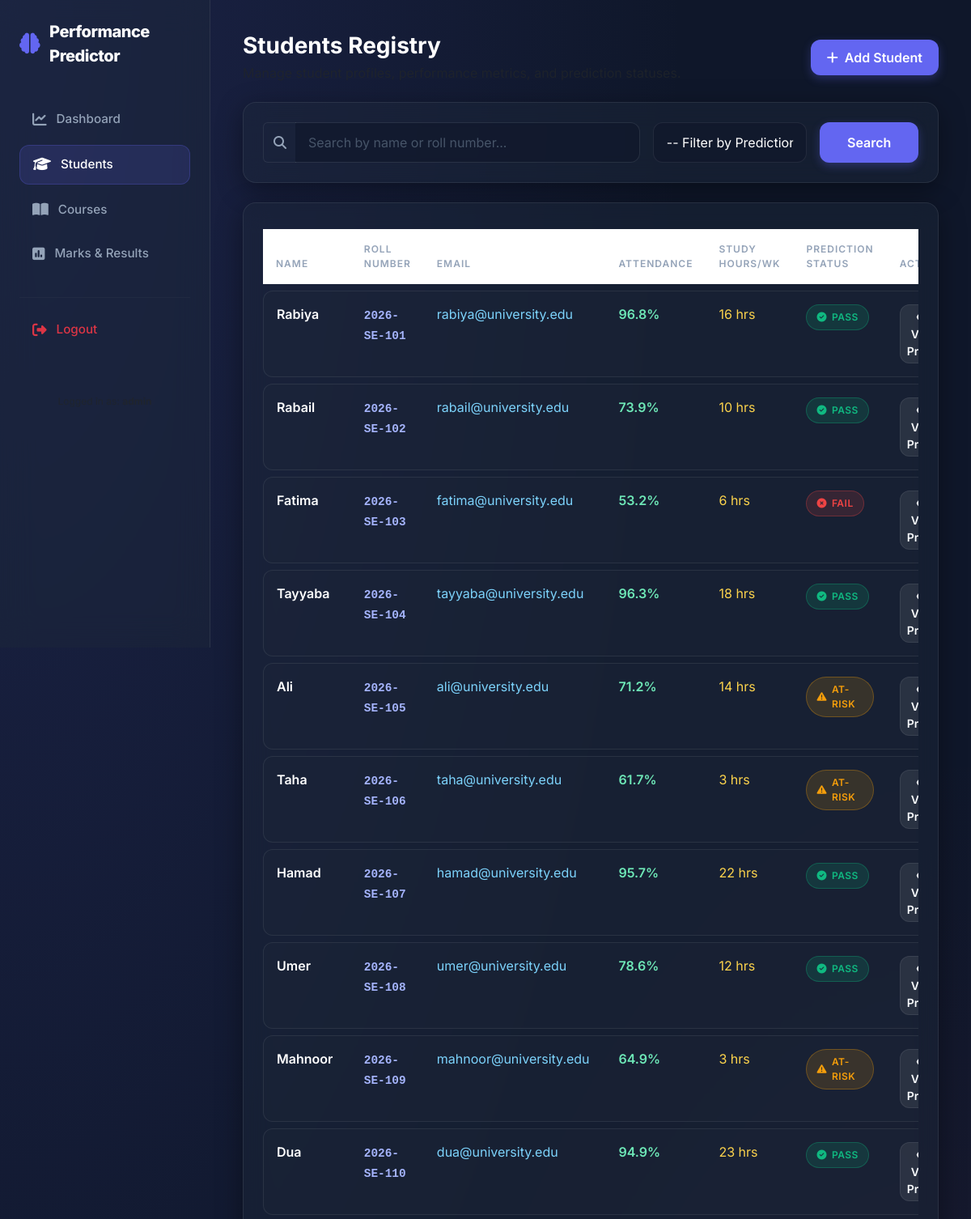
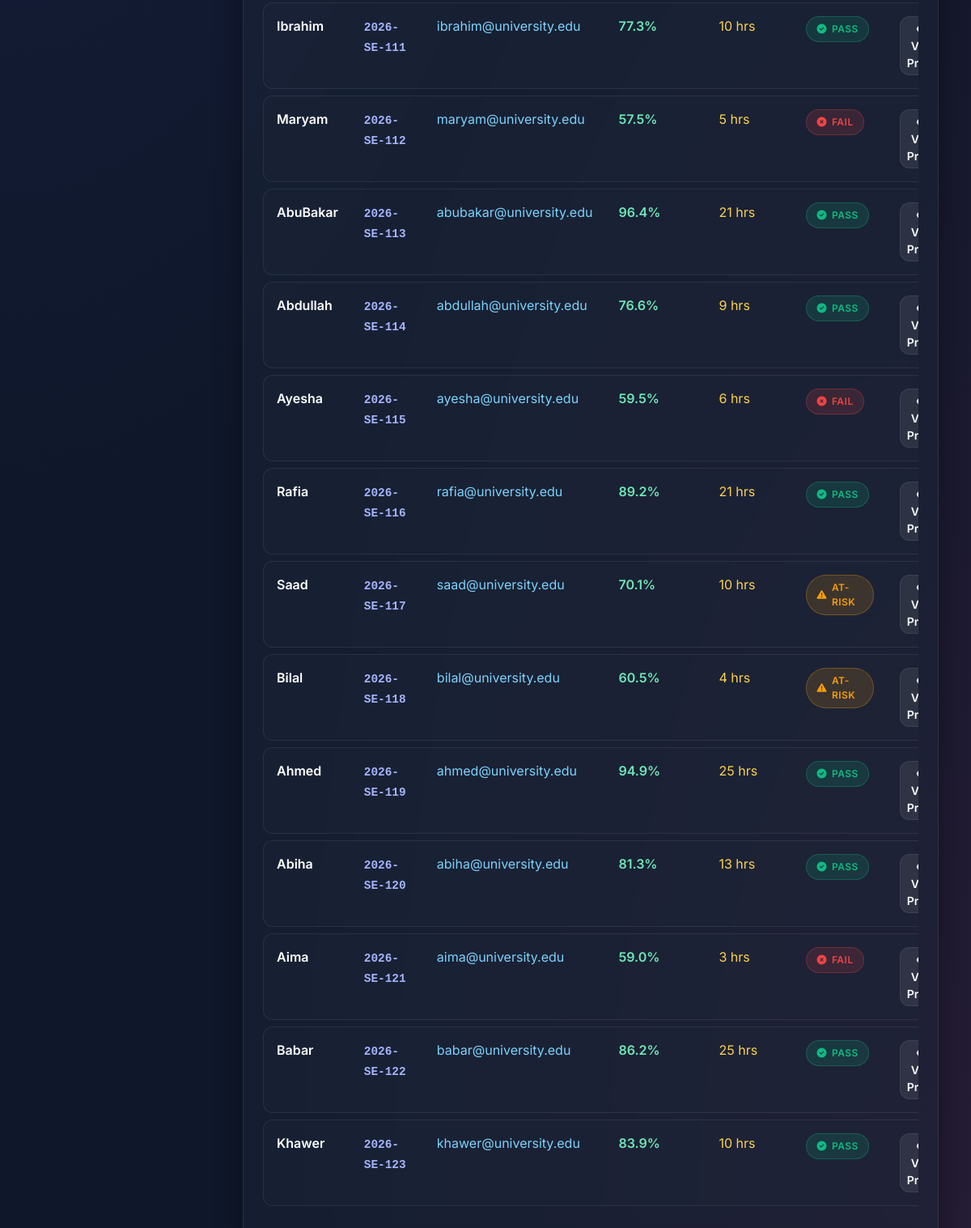
The app's page /students/ (signed in) with its own data (2 pictures, top to bottom).
### students/models.py (models this page shows, shortened)
class Student(models.Model):
    STATUS_CHOICES = [
        ('Pass', 'Pass'),
        ('At-Risk', 'At-Risk'),
        ('Fail', 'Fail'),
        ('Not Predicted', 'Not Predicted'),
    ]
    name = models.CharField(max_length=100)
    roll_no = models.CharField(max_length=20, unique=True)
    email = models.EmailField()
    attendance_pct = models.FloatField(default=80.0, help_text="Attendance percentage (0-100)")
    study_hours_per_week = models.IntegerField(default=10, help_text="Weekly study hours")
    predicted_status = models.CharField(max_length=20, choices=STATUS_CHOICES, default='Not Predicted')
    prediction_confidence = models.FloatField(default=0.0, help_text="Confidence percentage (0-100)")
    prediction_date = models.DateTimeField(null=True, blank=True)

### students/views.py (the view)
# urls.py: path('', views.student_list, name='student_list'),
@login_required
def student_list(request):
    query = request.GET.get('q', '')
    status_filter = request.GET.get('status', '')
    students = Student.objects.all()
    if query:
        students = students.filter(name__icontains=query) | students.filter(roll_no__icontains=query)
    if status_filter:
        students = students.filter(predicted_status=status_filter)
    context = {
        'students': students,
        'q': query,
        'status_filter': status_filter
    }
    return render(request, 'students/student_list.html', context)

### templates/students/student_list.html (shortened to what this page needs)
{% extends 'base.html' %}
{% block content %}
<div class="d-flex justify-content-between align-items-center mb-4">
    <div>
        <h1 class="fw-bold h3 mb-1 text-white">Students Registry</h1>
        <p class="text-muted mb-0">Manage student profiles, performance metrics, and prediction statuses.</p>
    </div>
    <a href="{% url 'student_add' %}" class="btn btn-primary-custom">
        <i class="fa-solid fa-plus me-2"></i>Add Student
    </a>
</div>
<div class="glass-card p-4 mb-4">
    <form method="GET" action="{% url 'student_list' %}" class="row g-3">
        <div class="col-md-6 col-lg-7">
            <div class="input-group">
                <span class="input-group-text bg-transparent border-end-0" style="border-color: var(--border-color); color: var(--text-muted);">
                    <i class="fa-solid fa-magnifying-glass"></i>
                </span>
                <input type="text" name="q" value="{{ q }}" class="form-control border-start-0" placeholder="Search by name or roll number...">
            </div>
        </div>
        <div class="col-md-4 col-lg-3">
            <select name="status" class="form-select">
                <option value="">-- Filter by Prediction --</option>
            </select>
        </div>
        <div class="col-md-2 col-lg-2 d-flex gap-2">
            <button type="submit" class="btn btn-primary-custom w-100">Search</button>
        </div>
    </form>
</div>
<div class="glass-card p-4">
    <div class="table-responsive">
        {% if students %}
            <table class="table table-custom">
                <thead>
                    <tr>
                        <th>Name</th>
                        <th>Roll Number</th>
                        <th>Email</th>
                        <th>Attendance</th>
                        <th>Study Hours/Wk</th>
                        <th>Prediction Status</th>
                        <th>Actions</th>
                    </tr>
                </thead>
                <tbody>
                    {% for student in students %}
                        <tr>
                            <td class="text-white fw-semibold">{{ student.name }}</td>
                            <td><span style="color:#a5b4fc; font-weight:600; font-family:monospace; font-size:0.9rem;">{{ student.roll_no }}</span></td>
                            <td><span style="color:#7dd3fc;">{{ student.email }}</span></td>
                            <td><span style="color:#6ee7b7; font-weight:600;">{{ student.attendance_pct }}%</span></td>
                            <td><span style="color:#fcd34d;">{{ student.study_hours_per_week }} hrs</span></td>
                            <td>
                                {% if student.predicted_status == 'Pass' %}
                                    <span class="badge-status badge-pass"><i class="fa-solid fa-circle-check"></i>Pass</span>
                                {% elif student.predicted_status == 'At-Risk' %}
                                    <span class="badge-status badge-risk"><i class="fa-solid fa-triangle-exclamation"></i>At-Risk</span>
                                {% elif student.predicted_status == 'Fail' %}
                                    <span class="badge-status badge-fail"><i class="fa-solid fa-circle-xmark"></i>Fail</span>
                                {% else %}
                                    <span class="badge-status badge-unpredicted"><i class="fa-solid fa-circle-question"></i>Not Predicted</span>
                                {% endif %}
                            </td>
                            <td>
                                <div class="d-flex gap-2">
                                    <a href="{% url 'student_detail' student.pk %}" class="btn btn-secondary-custom btn-sm py-1 px-2">
                                        <i class="fa-solid fa-eye me-1"></i>View Profile
                                    </a>
                                </div>
                            </td>
                        </tr>
                    {% endfor %}
                </tbody>
            </table>
        {% else %}
            <div class="text-center text-muted py-5">
                <i class="fa-solid fa-users fs-1 mb-3 text-secondary"></i>
                <p class="mb-0">No students found matching the filters.</p>
            </div>
        {% endif %}
    </div>
</div>
{% endblock %}

### templates/base.html (shortened to what this page needs)
<!DOCTYPE html>
<html lang="en">
<head>
    <link href="https://cdn.jsdelivr.net/npm/bootstrap@5.3.0/dist/css/bootstrap.min.css" rel="stylesheet">
    <link href="https://cdnjs.cloudflare.com/ajax/libs/font-awesome/6.4.0/css/all.min.css" rel="stylesheet">
</head>
<body>
    {% if user.is_authenticated %}
    <div class="sidebar">
        <div class="sidebar-brand">
            <i class="fa-solid fa-brain"></i>
            <span>Performance Predictor</span>
        </div>
        <ul class="nav-menu">
            <li class="nav-item">
                <a href="{% url 'dashboard' %}" class="nav-link-custom {% if request.resolver_match.url_name == 'dashboard' %}active{% endif %}">
                    <i class="fa-solid fa-chart-line"></i>
                    <span>Dashboard</span>
                </a>
            </li>
            <li class="nav-item">
                <a href="{% url 'student_list' %}" class="nav-link-custom {% if 'student' in request.path %}active{% endif %}">
                    <i class="fa-solid fa-graduation-cap"></i>
                    <span>Students</span>
                </a>
            </li>
            <li class="nav-item">
                <a href="{% url 'course_list' %}" class="nav-link-custom {% if 'course' in request.path %}active{% endif %}">
                    <i class="fa-solid fa-book-open"></i>
                    <span>Courses</span>
                </a>
            </li>
            <li class="nav-item">
                <a href="{% url 'result_list' %}" class="nav-link-custom {% if 'result' in request.path %}active{% endif %}">
                    <i class="fa-solid fa-square-poll-vertical"></i>
                    <span>Marks & Results</span>
                </a>
            </li>
            <li class="nav-item" style="margin-top: 30px;">
                <hr style="border-color: rgba(255,255,255,0.1)">
            </li>
            <li class="nav-item">
                <a href="{% url 'logout' %}" class="nav-link-custom text-danger">
                    <i class="fa-solid fa-right-from-bracket"></i>
                    <span>Logout</span>
                </a>
            </li>
        </ul>
        <div class="mt-auto pt-5 text-center text-muted" style="font-size: 0.75rem;">
            <span>Logged in as: <b>{{ user.username }}</b></span>
        </div>
    </div>
    {% endif %}
    <div class="{% if user.is_authenticated %}main-wrapper{% else %}container-fluid d-flex align-items-center justify-content-center min-vh-100{% endif %}">
        {% block content %}
        {% endblock %}
    </div>
</body>
</html>

### templates/base.html (style rules this page uses)
:root { --bg-color: #0f172a; --sidebar-bg: rgba(30, 41, 59, 0.45); --card-bg: rgba(30, 41, 59, 0.45); --accent-primary: #6366f1; --accent-primary-hover: #4f46e5; --text-main: #f8fafc; --text-muted: #94a3b8; --border-color: rgba(255, 255, 255, 0.08); --card-shadow: 0 8px 32px 0 rgba(0, 0, 0, 0.37); }
body { font-family: 'Inter', sans-serif; background-color: var(--bg-color); color: var(--text-main); min-height: 100vh; margin: 0; overflow-x: hidden; background-image: radial-gradient(at 0% 0%, rgba(99, 102, 241, 0.15) 0px, transparent 50%), radial-gradient(at 100% 100%, rgba(236, 72, 153, 0.1) 0px, transparent 50%); background-attachment: fixed; }
.glass-card { background: var(--card-bg); backdrop-filter: blur(16px); -webkit-backdrop-filter: blur(16px); border: 1px solid var(--border-color); border-radius: 16px; box-shadow: var(--card-shadow); color: var(--text-main); transition: transform 0.2s ease, box-shadow 0.2s ease; }
.sidebar { background: var(--sidebar-bg); backdrop-filter: blur(20px); -webkit-backdrop-filter: blur(20px); border-right: 1px solid var(--border-color); min-height: 100vh; position: fixed; top: 0; left: 0; width: 260px; padding: 24px; z-index: 100; transition: all 0.3s ease; }
.sidebar-brand { font-weight: 800; font-size: 1.25rem; letter-spacing: -0.5px; color: #fff; margin-bottom: 40px; display: flex; align-items: center; gap: 12px; }
.sidebar-brand i { color: var(--accent-primary); font-size: 1.6rem; }
.nav-menu { list-style: none; padding: 0; margin: 0; }
.nav-item { margin-bottom: 8px; }
.nav-link-custom { display: flex; align-items: center; gap: 12px; padding: 12px 16px; color: var(--text-muted); text-decoration: none; border-radius: 12px; font-weight: 500; font-size: 0.95rem; transition: all 0.25s ease; }
.nav-link-custom:hover, .nav-link-custom.active { background: rgba(99, 102, 241, 0.15); color: #fff; border: 1px solid rgba(99, 102, 241, 0.25); }
.nav-link-custom i { font-size: 1.1rem; transition: transform 0.2s ease; }
.main-wrapper { margin-left: 260px; padding: 40px; min-height: 100vh; transition: all 0.3s ease; }
.btn-primary-custom { background-color: var(--accent-primary); border: none; color: white; padding: 10px 20px; border-radius: 12px; font-weight: 600; transition: all 0.2s ease; box-shadow: 0 4px 12px rgba(99, 102, 241, 0.3); }
.btn-secondary-custom { background-color: rgba(255, 255, 255, 0.08); border: 1px solid var(--border-color); color: var(--text-main); padding: 10px 20px; border-radius: 12px; font-weight: 600; transition: all 0.2s ease; }
.form-control, .form-select { background-color: rgba(15, 23, 42, 0.6); border: 1px solid var(--border-color); color: #fff !important; border-radius: 12px; padding: 12px 16px; transition: all 0.2s ease; }
.form-control::placeholder { color: #475569; }
.table-custom { color: var(--text-main); border-collapse: separate; border-spacing: 0 8px; width: 100%; }
.table-custom th { border: none; color: var(--text-muted); font-weight: 600; text-transform: uppercase; font-size: 0.75rem; letter-spacing: 1px; padding: 16px; }
.table-custom tr { margin-bottom: 10px; }
.table-custom td { background: rgba(30, 41, 59, 0.3); border-top: 1px solid var(--border-color); border-bottom: 1px solid var(--border-color); padding: 16px; color: #e2e8f0; }
.table-custom td:first-child { border-left: 1px solid var(--border-color); border-top-left-radius: 12px; border-bottom-left-radius: 12px; }
.table-custom td:last-child { border-right: 1px solid var(--border-color); border-top-right-radius: 12px; border-bottom-right-radius: 12px; }
.badge-status { padding: 6px 12px; border-radius: 9999px; font-weight: 600; font-size: 0.75rem; text-transform: uppercase; letter-spacing: 0.5px; display: inline-flex; align-items: center; gap: 6px; }
.badge-pass { background: rgba(16, 185, 129, 0.15); color: #10b981; border: 1px solid rgba(16, 185, 129, 0.3); }
.badge-risk { background: rgba(245, 158, 11, 0.15); color: #f59e0b; border: 1px solid rgba(245, 158, 11, 0.3); }
.badge-fail { background: rgba(239, 68, 68, 0.15); color: #ef4444; border: 1px solid rgba(239, 68, 68, 0.3); }

### records on screen
Student: name "Rabiya", roll_no "2026-SE-101", email "rabiya@university.edu", attendance_pct "96.8", study_hours_per_week "16", predicted_status "Pass" (drawn)
Student: name "Rabail", roll_no "2026-SE-102", email "rabail@university.edu", attendance_pct "73.9", study_hours_per_week "10", predicted_status "Pass" (drawn)
Student: name "Fatima", roll_no "2026-SE-103", email "fatima@university.edu", attendance_pct "53.2", study_hours_per_week "6", predicted_status "Fail" (drawn)
Student: name "Tayyaba", roll_no "2026-SE-104", email "tayyaba@university.edu", attendance_pct "96.3", study_hours_per_week "18", predicted_status "Pass" (drawn)
Student: name "Ali", roll_no "2026-SE-105", email "ali@university.edu", attendance_pct "71.2", study_hours_per_week "14", predicted_status "At-Risk" (drawn)
Student: name "Taha", roll_no "2026-SE-106", email "taha@university.edu", attendance_pct "61.7", study_hours_per_week "3", predicted_status "At-Risk" (drawn)
Student: name "Hamad", roll_no "2026-SE-107", email "hamad@university.edu", attendance_pct "95.7", study_hours_per_week "22", predicted_status "Pass" (drawn)
Student: name "Umer", roll_no "2026-SE-108", email "umer@university.edu", attendance_pct "78.6", study_hours_per_week "12", predicted_status "Pass" (drawn)
Student: name "Mahnoor", roll_no "2026-SE-109", email "mahnoor@university.edu", attendance_pct "64.9", study_hours_per_week "3", predicted_status "At-Risk" (drawn)
Student: name "Dua", roll_no "2026-SE-110", email "dua@university.edu", attendance_pct "94.9", study_hours_per_week "23", predicted_status "Pass" (drawn)
Student: name "Ibrahim", roll_no "2026-SE-111", email "ibrahim@university.edu", attendance_pct "77.3", study_hours_per_week "10", predicted_status "Pass" (drawn)
Student: name "Maryam", roll_no "2026-SE-112", email "maryam@university.edu", attendance_pct "57.5", study_hours_per_week "5", predicted_status "Fail" (drawn)
Student: name "AbuBakar", roll_no "2026-SE-113", email "abubakar@university.edu", attendance_pct "96.4", study_hours_per_week "21", predicted_status "Pass" (drawn)
Student: name "Abdullah", roll_no "2026-SE-114", email "abdullah@university.edu", attendance_pct "76.6", study_hours_per_week "9", predicted_status "Pass" (drawn)
Student: name "Ayesha", roll_no "2026-SE-115", email "ayesha@university.edu", attendance_pct "59.5", study_hours_per_week "6", predicted_status "Fail" (drawn)
Student: name "Rafia", roll_no "2026-SE-116", email "rafia@university.edu", attendance_pct "89.2", study_hours_per_week "21", predicted_status "Pass" (drawn)
Student: name "Saad", roll_no "2026-SE-117", email "saad@university.edu", attendance_pct "70.1", study_hours_per_week "10", predicted_status "At-Risk" (drawn)
Student: name "Bilal", roll_no "2026-SE-118", email "bilal@university.edu", attendance_pct "60.5", study_hours_per_week "4", predicted_status "At-Risk" (drawn)
Student: name "Ahmed", roll_no "2026-SE-119", email "ahmed@university.edu", attendance_pct "94.9", study_hours_per_week "25", predicted_status "Pass" (drawn)
Student: name "Abiha", roll_no "2026-SE-120", email "abiha@university.edu", attendance_pct "81.3", study_hours_per_week "13", predicted_status "Pass" (drawn)
Student: name "Aima", roll_no "2026-SE-121", email "aima@university.edu", attendance_pct "59.0", study_hours_per_week "3", predicted_status "Fail" (drawn)
Student: name "Babar", roll_no "2026-SE-122", email "babar@university.edu", attendance_pct "86.2", study_hours_per_week "25", predicted_status "Pass" (drawn)
Student: name "Khawer", roll_no "2026-SE-123", email "khawer@university.edu", attendance_pct "83.9", study_hours_per_week "10", predicted_status "Pass" (drawn)
